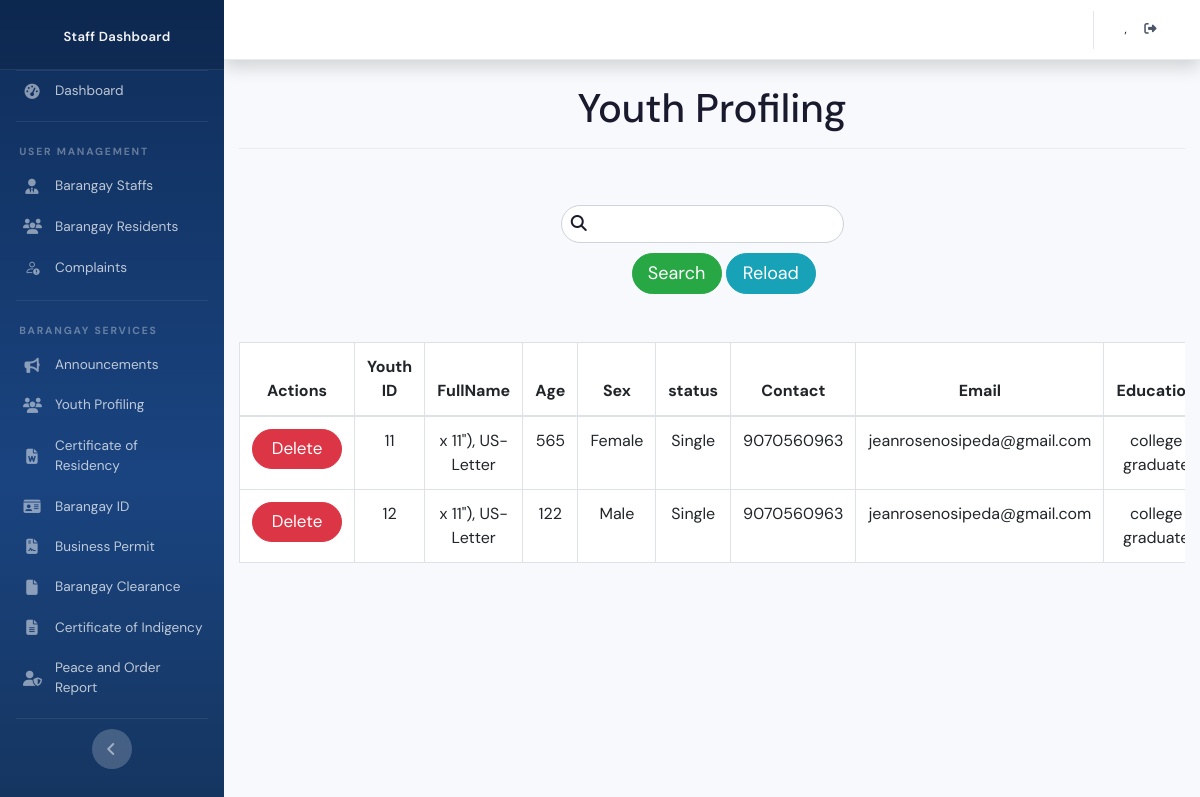
Page /staff_youth_profile.php on the earlier database version.
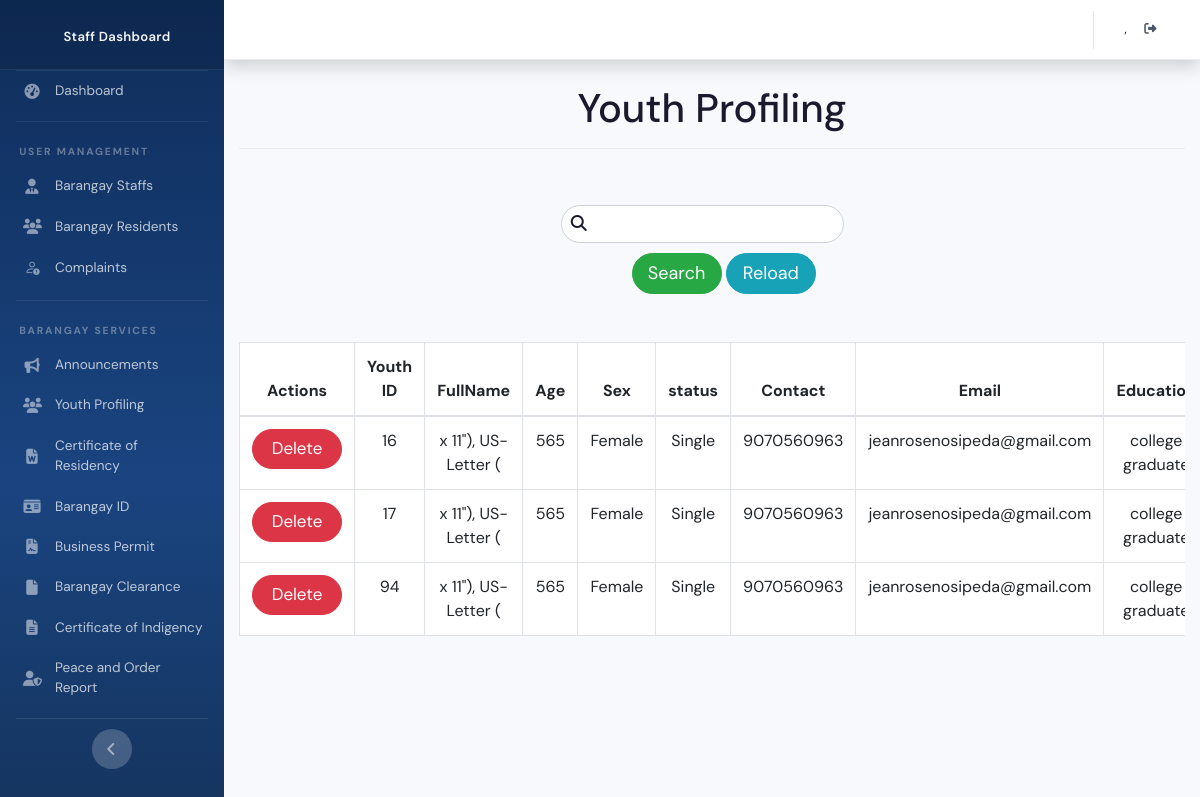
Same page on the later database version.
### tables this page shows
CREATE TABLE `tbl_youth` (
  `id_youth` int NOT NULL,
  `fname` varchar(255) NOT NULL,
  `lname` varchar(255) NOT NULL,
  `mi` varchar(50) NOT NULL,
  `age` varchar(50) NOT NULL,
  `sex` enum('Male','Female') NOT NULL,
  `civil_status` enum('Single','Married','Solo Parent','Widowed') NOT NULL,
  `contact_number` varchar(15) NOT NULL,
  `email_address` varchar(100) NOT NULL,
  `educ_attain` varchar(100) NOT NULL,
  `emp_status` enum('Employed','Unemployed','Self-Employed','Student') NOT NULL,
  `skill_name` varchar(100) NOT NULL
);

### classes/main.class.php (called while the page is built, shortened)
<?php
class BMISClass {
    protected $server = "mysql:host=localhost;dbname=bmis";
    protected $user = "root";
    protected $pass = "";
    protected $options = array(PDO::ATTR_ERRMODE => PDO::ERRMODE_EXCEPTION, PDO::ATTR_DEFAULT_FETCH_MODE => PDO::FETCH_ASSOC);
    protected $con;
public function openConn() {
    if ($this->con === null) {
        try {
            $this->con = new PDO($this->server, $this->user, $this->pass, $this->options);
        } catch (PDOException $e) {
            notif("Database Connection Error: " . $e->getMessage(), 'error');
        }
    }
    return $this->con;
}
    public function view_youth(){
        $connection = $this->openConn();
        $stmt = $connection->prepare("SELECT * from tbl_youth");
        $stmt->execute();
        return $stmt->fetchAll();
    }
}
?>

### staff_youth_profile_search.php (the view, shortened to what this page needs)
<?php
	require 'classes/conn.php';
	if(isset($_POST['search_certofres'])){
		$keyword = $_POST['keyword'];
?>
<div class="table-responsive" style="width: 100%; overflow-x: auto;">
    <table class="table table-hover text-center table-bordered" style="min-width: 1000px;">
        <thead class="alert-info">
            <tr>
                 <th>Actions</th>
                <th>Youth ID</th>
                <th>FullName</th>
                <th>Age</th>
                <th>Sex</th>
                <th>status</th>
                <th>Contact</th>
                <th>Email</th>
                <th>Education</th>
                <th>Employed</th>
                <th>Skills</th>
            </tr>
        </thead>
        <tbody>
            </tbody>
    </table>
</div>
    <tbody>
        <?php
            $stmnt = $conn->prepare("SELECT * FROM `tbl_youth` WHERE `lname` LIKE '%$keyword%'  or  `fname` LIKE '%$keyword%'
            or `age` LIKE '%$keyword%' or  `id_youth` LIKE '%$keyword%' or  `sex` LIKE '%$keyword%' or  `civil_status` LIKE '%$keyword%'
            or `contact_number` LIKE '%$keyword%' or `email_address` LIKE '%$keyword%' or `educ_attain` LIKE '%$keyword%' or `emp_status` LIKE '%$keyword%' or `skill_name` LIKE '%$keyword%'");
            $stmnt->execute();
            while($view = $stmnt->fetch()){
        ?>
            <tr>
                <td>
                    <form action="" method="post">
                        <input type="hidden" name="id_youth" value="<?= $view['id_youth'];?>">
                        <button class="btn btn-danger" type="submit" style="width: 90px; font-size: 17px; border-radius:30px;" name="delete_youth"> Delete </button>
                    </form>
                </td>
                <td> <?= $view['id_youth'];?> </td>
                <td> <?= $view['lname'];?>, <?= $view['fname'];?> <?= $view['mi'];?> </td>
                <td> <?= $view['age'];?> </td>
                <td> <?= $view['sex'];?> </td>
                <td> <?= $view['civil_status'];?> </td>
                <td> <?= $view['contact_number'];?> </td>
                <td> <?= $view['email_address'];?> </td>
                <td> <?= $view['educ_attain'];?> </td>
                <td> <?= $view['emp_status'];?> </td>
                <td> <?= $view['skill_name'];?> </td>
            </tr>
        <?php
        }
        ?>
    </tbody>
</table>
<?php
	}else{
?>
<div class="table-responsive" style="width: 100%; overflow-x: auto;">
    <table class="table table-hover text-center table-bordered" style="min-width: 1000px;">
        <thead class="alert-info">
            <tr>
                <th>Actions</th>
                <th>Youth ID</th>
                <th>FullName</th>
                <th>Age</th>
                <th>Sex</th>
                <th>status</th>
                <th>Contact</th>
                <th>Email</th>
                <th>Education</th>
            </tr>
        </thead>
</div>
		<tbody>
		    <?php if(is_array($view)) {?>
                <?php foreach($view as $view) {?>
                    <tr>
                <td>
                    <form action="" method="post">
                        <button class="btn btn-danger" type="submit" style="width: 90px; font-size: 17px; border-radius:30px;" name="delete_youth"> Delete </button>
                    </form>
                </td>
                <td> <?= $view['id_youth'];?> </td>
                <td> <?= $view['lname'];?>, <?= $view['fname'];?> <?= $view['mi'];?> </td>
                <td> <?= $view['age'];?> </td>
                <td> <?= $view['sex'];?> </td>
                <td> <?= $view['civil_status'];?> </td>
                <td> <?= $view['contact_number'];?> </td>
                <td> <?= $view['email_address'];?> </td>
                <td> <?= $view['educ_attain'];?> </td>
            </tr>
                <?php
                    }
                ?>
			<?php
				}
			?>
		</tbody>
<link href="../BarangaySystem-master/bootstrap/css/bootstrap.css" rel="stylesheet" type="text/css">
<?php
	}
?>

Differences in the rows shown:
removed tbl_youth: id_youth "11", lname "x 11\")", fname "US-Letter", age "565", sex "Female", civil_status "Single", contact_number "9070560963", email_address "jeanrosenosipeda@gmail.com", educ_attain "college…"
removed tbl_youth: id_youth "12", lname "x 11\")", fname "US-Letter", age "122", sex "Male", civil_status "Single", contact_number "9070560963", email_address "jeanrosenosipeda@gmail.com", educ_attain "college…"
added tbl_youth: id_youth "16", lname "x 11\")", fname "US-Letter", mi "(", age "565", sex "Female", civil_status "Single", contact_number "9070560963", email_address "jeanrosenosipeda@gmail.com", educ_attain "college…"
added tbl_youth: id_youth "17", lname "x 11\")", fname "US-Letter", mi "(", age "565", sex "Female", civil_status "Single", contact_number "9070560963", email_address "jeanrosenosipeda@gmail.com", educ_attain "college…"
added tbl_youth: id_youth "94", lname "x 11\")", fname "US-Letter", mi "(", age "565", sex "Female", civil_status "Single", contact_number "9070560963", email_address "jeanrosenosipeda@gmail.com", educ_attain "college…"
